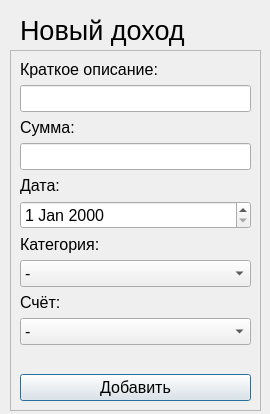
<?xml version="1.0" encoding="UTF-8"?>
<ui version="4.0">
 <class>Dialog</class>
 <widget class="QDialog" name="Dialog">
  <property name="geometry">
   <rect>
    <x>0</x>
    <y>0</y>
    <width>270</width>
    <height>414</height>
   </rect>
  </property>
  <property name="font">
   <font>
    <pointsize>12</pointsize>
   </font>
  </property>
  <property name="windowTitle">
   <string>Новый доход</string>
  </property>
  <property name="windowIcon">
   <iconset resource="main_window_res.qrc">
    <normaloff>:/newPrefix/res/open_in_new_FILL0_wght400_GRAD0_opsz48.svg</normaloff>:/newPrefix/res/open_in_new_FILL0_wght400_GRAD0_opsz48.svg</iconset>
  </property>
  <property name="modal">
   <bool>false</bool>
  </property>
  <widget class="QLabel" name="label_3">
   <property name="geometry">
    <rect>
     <x>20</x>
     <y>10</y>
     <width>191</width>
     <height>41</height>
    </rect>
   </property>
   <property name="font">
    <font>
     <pointsize>20</pointsize>
    </font>
   </property>
   <property name="text">
    <string>Новый доход</string>
   </property>
  </widget>
  <widget class="QFrame" name="frame">
   <property name="geometry">
    <rect>
     <x>10</x>
     <y>50</y>
     <width>251</width>
     <height>361</height>
    </rect>
   </property>
   <property name="frameShape">
    <enum>QFrame::StyledPanel</enum>
   </property>
   <property name="frameShadow">
    <enum>QFrame::Raised</enum>
   </property>
   <layout class="QVBoxLayout" name="verticalLayout">
    <item>
     <widget class="QLabel" name="label">
      <property name="text">
       <string>Краткое описание:</string>
      </property>
     </widget>
    </item>
    <item>
     <widget class="QLineEdit" name="lineEdit"/>
    </item>
    <item>
     <widget class="QLabel" name="label_2">
      <property name="text">
       <string>Сумма:</string>
      </property>
     </widget>
    </item>
    <item>
     <widget class="QLineEdit" name="lineEdit_2"/>
    </item>
    <item>
     <widget class="QLabel" name="label_5">
      <property name="text">
       <string>Дата:</string>
      </property>
     </widget>
    </item>
    <item>
     <widget class="QDateEdit" name="dateEdit">
      <property name="frame">
       <bool>true</bool>
      </property>
      <property name="buttonSymbols">
       <enum>QAbstractSpinBox::UpDownArrows</enum>
      </property>
      <property name="calendarPopup">
       <bool>false</bool>
      </property>
      <property name="date">
       <date>
        <year>2000</year>
        <month>1</month>
        <day>1</day>
       </date>
      </property>
     </widget>
    </item>
    <item>
     <widget class="QLabel" name="label_4">
      <property name="text">
       <string>Категория:</string>
      </property>
     </widget>
    </item>
    <item>
     <widget class="QComboBox" name="comboBox">
      <item>
       <property name="text">
        <string>-</string>
       </property>
      </item>
     </widget>
    </item>
    <item>
     <widget class="QLabel" name="label_6">
      <property name="text">
       <string>Счёт:</string>
      </property>
     </widget>
    </item>
    <item>
     <widget class="QComboBox" name="comboBox_2">
      <item>
       <property name="text">
        <string>-</string>
       </property>
      </item>
     </widget>
    </item>
    <item>
     <spacer name="verticalSpacer">
      <property name="orientation">
       <enum>Qt::Vertical</enum>
      </property>
      <property name="sizeHint" stdset="0">
       <size>
        <width>20</width>
        <height>50</height>
       </size>
      </property>
     </spacer>
    </item>
    <item>
     <widget class="QPushButton" name="pushButton_2">
      <property name="text">
       <string>Добавить</string>
      </property>
      <property name="icon">
       <iconset resource="main_window_res.qrc">
        <normaloff>:/newPrefix/res/add_box_FILL0_wght400_GRAD0_opsz48.svg</normaloff>:/newPrefix/res/add_box_FILL0_wght400_GRAD0_opsz48.svg</iconset>
      </property>
     </widget>
    </item>
   </layout>
  </widget>
 </widget>
 <resources>
  <include location="main_window_res.qrc"/>
 </resources>
 <connections/>
</ui>
